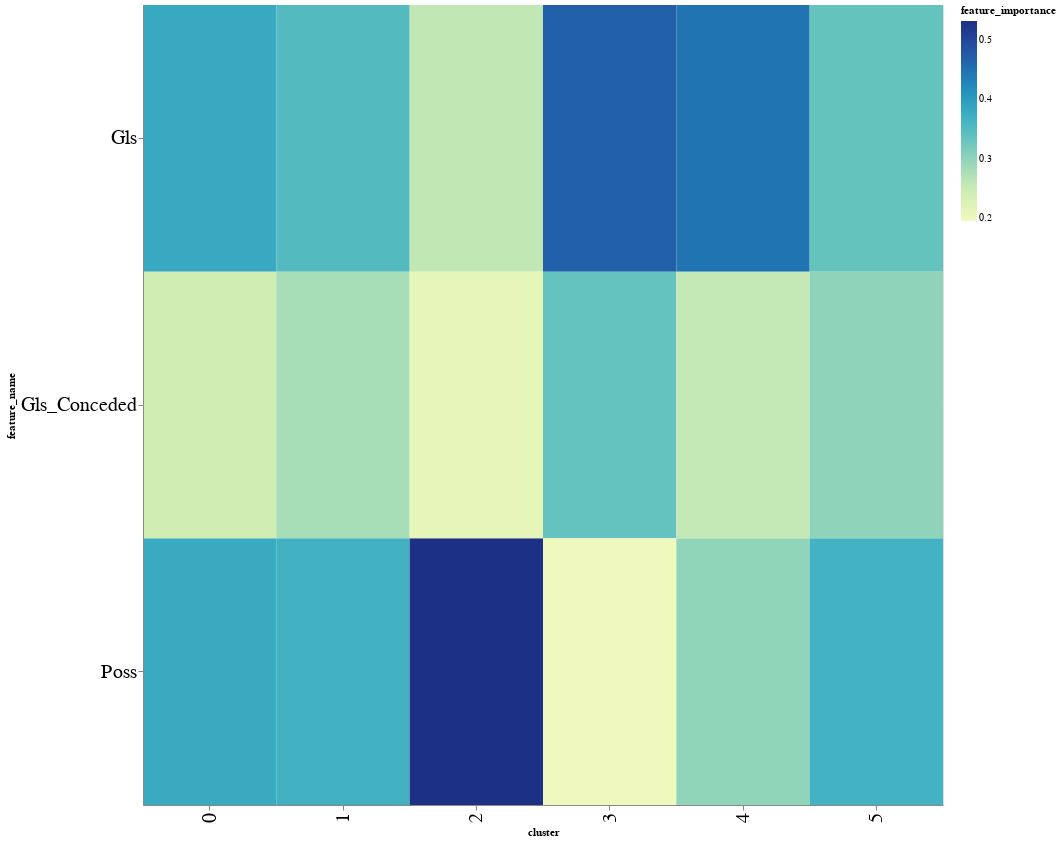

The notebook cell this image was saved under:
### Code cell
# visualize feature importance
import altair as alt

alt.Chart(df_fi).mark_rect().encode(
    x='cluster:O',
    y='feature_name:N',
    color='feature_importance:Q'
).properties(
    width=800,
    height=800
).configure_axis(
    labelFontSize=20
)

### Figure 1 — Vega-Lite specification as saved in the notebook (floating-point values rounded to 4 significant figures)
{"config": {"view": {"continuousWidth": 300, "continuousHeight": 300}, "axis": {"labelFontSize": 20}}, "data": {"name": "data-a1ea1cb5863b3491c67c49751cbf60bc"}, "mark": {"type": "rect"}, "encoding": {"color": {"field": "feature_importance", "type": "quantitative"}, "x": {"field": "cluster", "type": "ordinal"}, "y": {"field": "feature_name", "type": "nominal"}}, "height": 800, "width": 800, "$schema": "https://vega.github.io/schema/vega-lite/v5.8.0.json", "datasets": {"data-a1ea1cb5863b3491c67c49751cbf60bc": [{"cluster": 0, "feature_name": "Gls", "feature_importance": 0.3803}, {"cluster": 0, "feature_name": "Poss", "feature_importance": 0.3789}, {"cluster": 0, "feature_name": "Gls_Conceded", "feature_importance": 0.2408}, {"cluster": 1, "feature_name": "Poss", "feature_importance": 0.3688}, {"cluster": 1, "feature_name": "Gls", "feature_importance": 0.351}, {"cluster": 1, "feature_name": "Gls_Conceded", "feature_importance": 0.2802}, {"cluster": 2, "feature_name": "Poss", "feature_importance": 0.5325}, {"cluster": 2, "feature_name": "Gls", "feature_importance": 0.258}, {"cluster": 2, "feature_name": "Gls_Conceded", "feature_importance": 0.2095}, {"cluster": 3, "feature_name": "Gls", "feature_importance": 0.4703}, {"cluster": 3, "feature_name": "Gls_Conceded", "feature_importance": 0.3348}, {"cluster": 3, "feature_name": "Poss", "feature_importance": 0.1949}, {"cluster": 4, "feature_name": "Gls", "feature_importance": 0.4467}, {"cluster": 4, "feature_name": "Poss", "feature_importance": 0.299}, {"cluster": 4, "feature_name": "Gls_Conceded", "feature_importance": 0.2543}, {"cluster": 5, "feature_name": "Poss", "feature_importance": 0.3667}, {"cluster": 5, "feature_name": "Gls", "feature_importance": 0.3333}, {"cluster": 5, "feature_name": "Gls_Conceded", "feature_importance": 0.3}]}}
